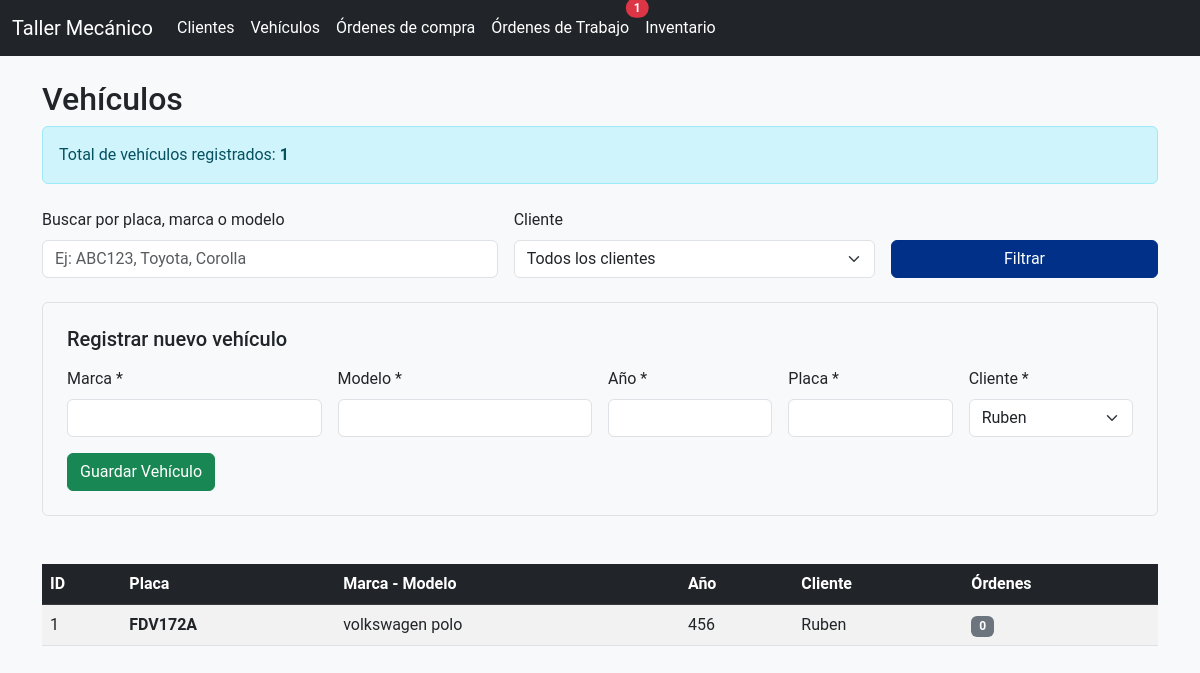
The page /vehiculos on the database its author committed.
### models.py (models this page shows)
class Vehiculo(db.Model):
    id = db.Column(db.Integer, primary_key=True)
    marca = db.Column(db.String(50), nullable=False)
    modelo = db.Column(db.String(50), nullable=False)
    ano = db.Column(db.Integer, nullable=False)
    placa = db.Column(db.String(20), unique=True, nullable=False)
    kms_actual = db.Column(db.Integer)
    cliente_id = db.Column(db.Integer, db.ForeignKey('cliente.id'), nullable=False)
    ordenes_trabajo = db.relationship('OrdenTrabajo', backref='vehiculo', lazy=True)

class Cliente(db.Model):
    id = db.Column(db.Integer, primary_key=True)
    nombre = db.Column(db.String(100), nullable=False)
    telefono = db.Column(db.String(20))
    email = db.Column(db.String(100))
    vehiculos = db.relationship('Vehiculo', backref='cliente', lazy=True)

### app.py (the view, shortened to what this page needs)
@app.route('/vehiculos', methods=['GET', 'POST'])
def vehiculos():
    page = request.args.get('page', 1, type=int)
    busqueda = request.args.get('busqueda', '').strip()
    filtro_cliente = request.args.get('cliente_id', 'todos')
    query = Vehiculo.query
    if filtro_cliente != 'todos':
        try:
            cliente_id = int(filtro_cliente)
            query = query.filter(Vehiculo.cliente_id == cliente_id)
        except ValueError:
            pass
    query = query.order_by(Vehiculo.placa.asc())
    paginacion = query.paginate(page=page, per_page=20, error_out=False)
    vehiculos_lista = paginacion.items
    clientes = Cliente.query.order_by(Cliente.nombre.asc()).all()
    total_vehiculos = Vehiculo.query.count()
    return render_template('vehiculos.html',
                           vehiculos=vehiculos_lista,
                           paginacion=paginacion,
                           busqueda=busqueda,
                           clientes=clientes,
                           filtro_cliente=filtro_cliente,
                           total_vehiculos=total_vehiculos)

### app.py (called while the page is built)
def get_dashboard_counts():
    from models import OrdenTrabajo, Inventario
    pendientes = OrdenTrabajo.query.filter_by(estado='Pendiente').count()
    en_progreso = OrdenTrabajo.query.filter_by(estado='En progreso').count()
    critico_stock = Inventario.query.filter(Inventario.cantidad <= 5).count()
    return {
        'pendientes': pendientes,
        'en_progreso': en_progreso,
        'critico_stock': critico_stock
    }

@app.context_processor
def inject_dashboard_counts():
    return dict(dashboard_counts=get_dashboard_counts())

### templates/vehiculos.html (shortened to what this page needs)
{% extends 'base.html' %}
{% block content %}
<h2>Vehículos</h2>
<div class="alert alert-info mb-4">
    Total de vehículos registrados: <strong>{{ total_vehiculos }}</strong>
</div>
<form method="GET" class="mb-4">
    <div class="row g-3">
        <div class="col-md-5">
            <label for="busqueda" class="form-label">Buscar por placa, marca o modelo</label>
            <input type="text" class="form-control" id="busqueda" name="busqueda" value="{{ busqueda }}" placeholder="Ej: ABC123, Toyota, Corolla">
        </div>
        <div class="col-md-4">
            <label for="cliente_id" class="form-label">Cliente</label>
            <select class="form-select" id="cliente_id" name="cliente_id">
                <option value="todos">Todos los clientes</option>
            </select>
        </div>
        <div class="col-md-3 d-flex align-items-end">
            <button type="submit" class="btn btn-primary w-100">Filtrar</button>
        </div>
    </div>
</form>
<form method="POST" class="mb-5 border p-4 rounded bg-light">
    <h5 class="mb-3">Registrar nuevo vehículo</h5>
    <div class="row g-3">
        <div class="col-md-3">
            <label for="marca" class="form-label">Marca *</label>
            <input type="text" class="form-control" id="marca" name="marca" required>
        </div>
        <div class="col-md-3">
            <label for="modelo" class="form-label">Modelo *</label>
            <input type="text" class="form-control" id="modelo" name="modelo" required>
        </div>
        <div class="col-md-2">
            <label for="ano" class="form-label">Año *</label>
            <input type="number" class="form-control" id="ano" name="ano" required>
        </div>
        <div class="col-md-2">
            <label for="placa" class="form-label">Placa *</label>
            <input type="text" class="form-control" id="placa" name="placa" required>
        </div>
        <div class="col-md-2">
            <label for="cliente_id" class="form-label">Cliente *</label>
            <select class="form-select" id="cliente_id" name="cliente_id" required>
                {% for cliente in clientes %}
                <option value="{{ cliente.id }}">{{ cliente.nombre }}</option>
                {% endfor %}
            </select>
        </div>
    </div>
    <div class="mt-3">
        <button type="submit" class="btn btn-success">Guardar Vehículo</button>
    </div>
</form>
<div class="table-responsive">
    <table class="table table-striped table-hover">
        <thead class="table-dark">
            <tr>
                <th>ID</th>
                <th>Placa</th>
                <th>Marca - Modelo</th>
                <th>Año</th>
                <th>Cliente</th>
                <th>Órdenes</th>
            </tr>
        </thead>
        <tbody>
            {% for vehiculo in vehiculos %}
            <tr>
                <td>{{ vehiculo.id }}</td>
                <td><strong>{{ vehiculo.placa }}</strong></td>
                <td>{{ vehiculo.marca }} {{ vehiculo.modelo }}</td>
                <td>{{ vehiculo.ano }}</td>
                <td>{{ vehiculo.cliente.nombre }}</td>
                <td>
                    {% if vehiculo.ordenes_servicio %}
                        <span class="badge bg-primary">{{ vehiculo.ordenes_servicio|length }}</span>
                    {% else %}
                        <span class="badge bg-secondary">0</span>
                    {% endif %}
                </td>
            </tr>
            {% else %}
            <tr><td colspan="6" class="text-center py-4">No hay vehículos que coincidan con los filtros</td></tr>
            {% endfor %}
        </tbody>
    </table>
</div>
{% endblock %}

### static/styles.css (style rules this page uses)
:root { --primary: #003087; --secondary: #c8102e; --accent: #ff8c00; --dark: #212529; --gray: #6c757d; --light: #f8f9fa; --white: #ffffff; }
body { background-color: var(--light); color: var(--dark); font-family: 'Roboto', sans-serif; }
.btn-primary { background-color: var(--primary); border-color: var(--primary); }
.btn-success { background-color: #198754; }
.table thead { background-color: var(--primary); color: white; }

### rows shown on the page
Vehiculo: id "1", placa "FDV172A", marca "volkswagen", modelo "polo", ano "456", cliente.nombre "Ruben"

### other values the page prints
{{ dashboard_counts.pendientes }} "1"
{{ total_vehiculos }} "1"
form field cliente_id "Ruben"
